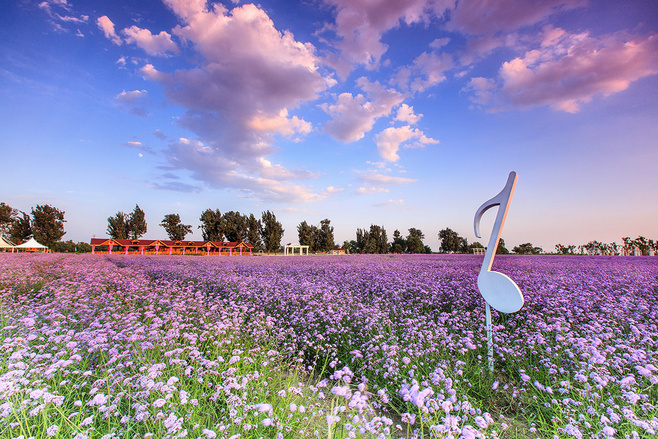
//> input picture ConsoleApplication3/ConsoleApplication1/1.jpg, 658 x 439 px
$ ./main   (built with g++ and OpenCV 4)
//> lines starting //> are read from the running program, lines starting //| are printed output that depends on the picture
#include <opencv2/opencv.hpp>
#include<opencv2/imgproc/imgproc.hpp>
using namespace cv;

//-----------------------------------【main( )函数】--------------------------------------------
//		描述：控制台应用程序的入口函数，我们的程序从这里开始
//-------------------------------------------------------------------------------------------------
int main( )
{
	//【0】载入原始图
	Mat srcImage = imread("1.jpg");  //工程目录下应该有一张名为1.jpg的素材图
//> srcImage is the input picture: 439 rows x 658 cols, CV_8UC3; mean B, G, R 167.8, 138.3, 146
	imshow("【原始图】Canny边缘检测", srcImage); 	//显示原始图
	Mat dstImage,edge,grayImage;	//参数定义

	//【1】创建与src同类型和大小的矩阵(dst)
	dstImage.create( srcImage.size(), srcImage.type() );

	//【2】将原图像转换为灰度图像
	//此句代码的OpenCV2版为：
	//cvtColor( srcImage, grayImage, CV_BGR2GRAY );
	//此句代码的OpenCV3版为：
	cvtColor( srcImage, grayImage, COLOR_BGR2GRAY );
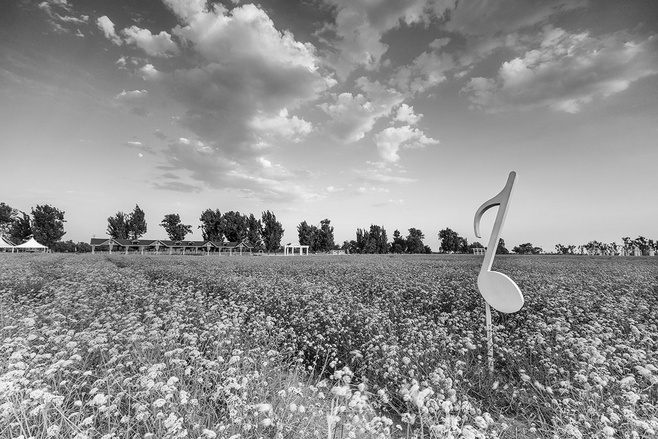
//> grayImage: 439 rows x 658 cols, CV_8UC1; min 0, max 255, mean 144

	//【3】先用使用 3x3内核来降噪获取
	blur( grayImage, edge, Size(3,3) );
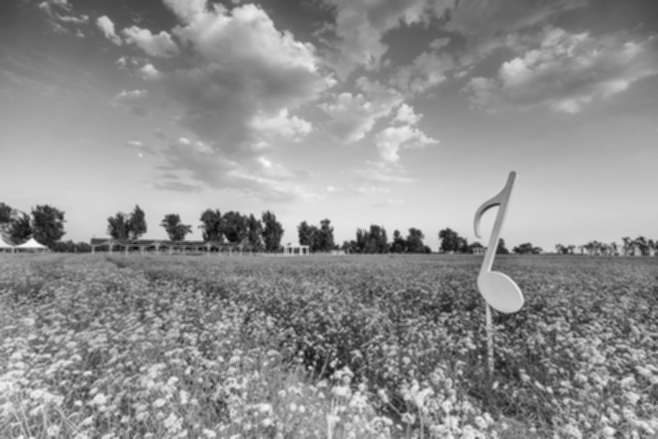
//> edge: 439 rows x 658 cols, CV_8UC1; min 7, max 248, mean 144

	//【4】运行Canny算子
	Canny( edge, edge, 3, 9,3 );
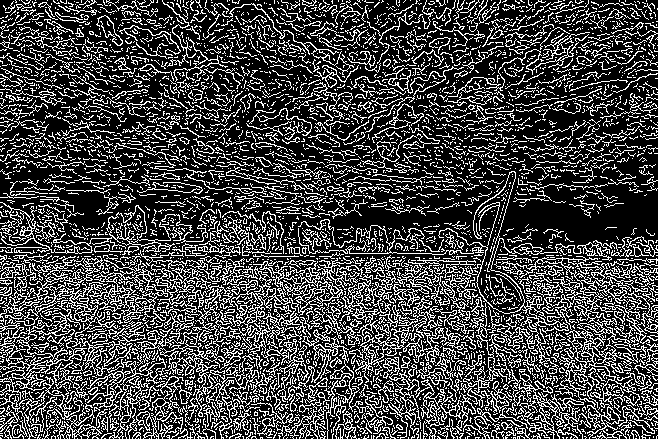
//> edge: 439 rows x 658 cols, CV_8UC1; 27.2% white in thin lines or dots

	//【5】显示效果图
	imshow("【效果图】Canny边缘检测", edge);

	waitKey(0);

	return 0;
}
